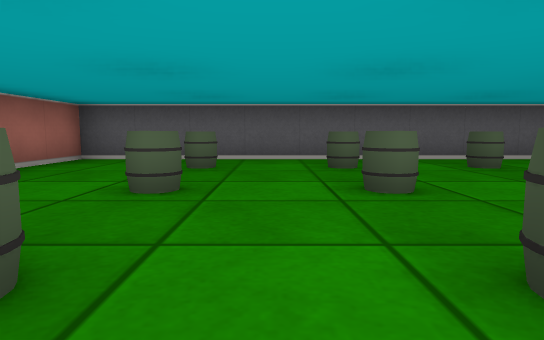
View 1 (above)

24 first-person views from a walk through a cub3D maze. The camera is about half as high as the walls, tilts 6° down and sees 75° across. The floor is counted in squares. Each view is taken from the middle of a square. On the plan, view 1 faces up. The plan holds only what a view shows up to about 9 squares ahead; the rest is blank.

View 2
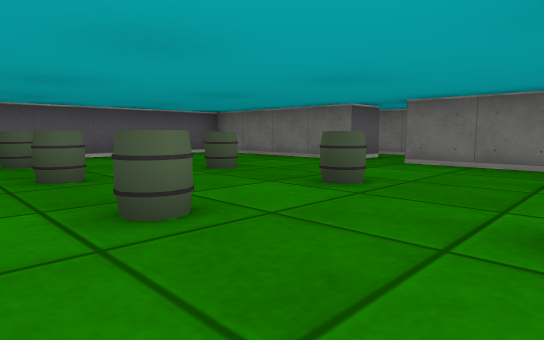

View 3
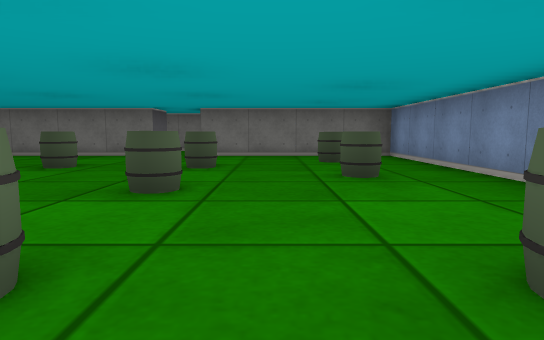

View 4
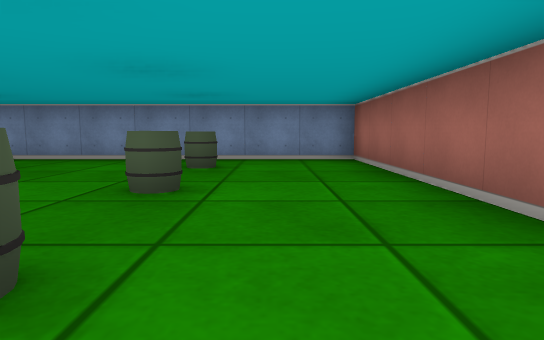

View 5
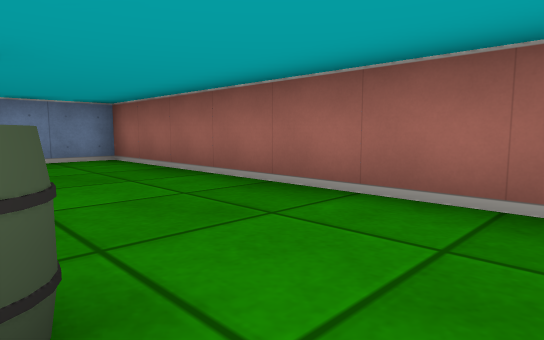

View 6
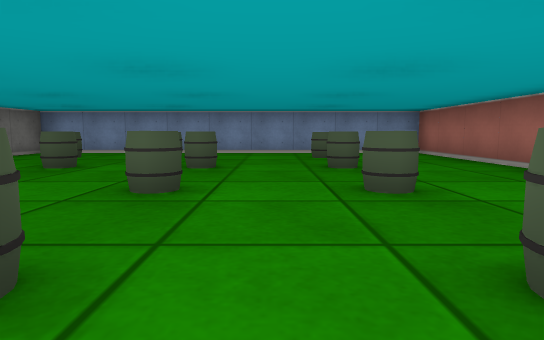

View 7
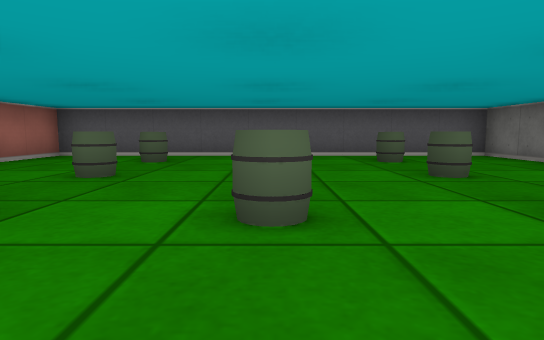

View 8
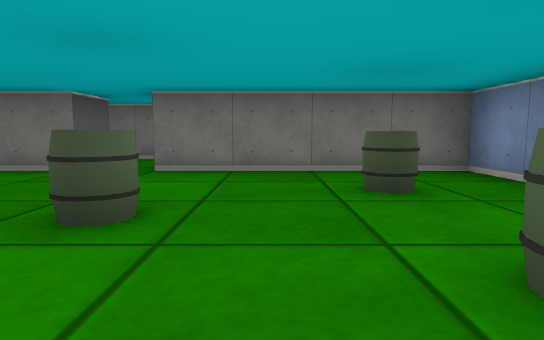

View 9
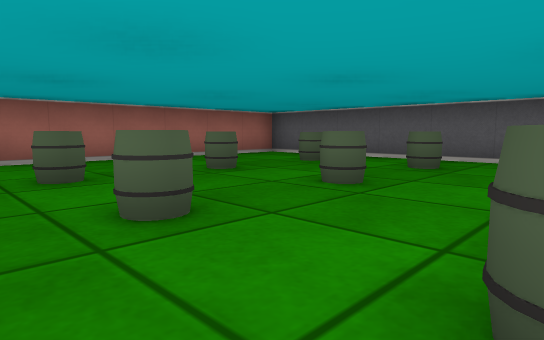

View 10
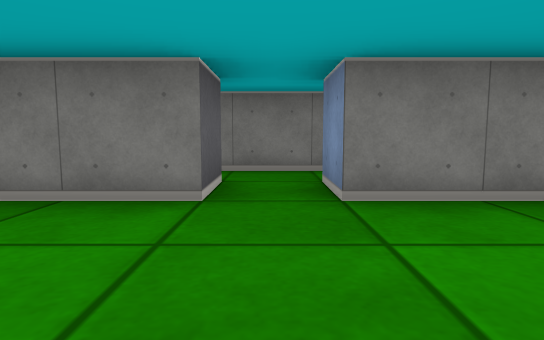

View 11
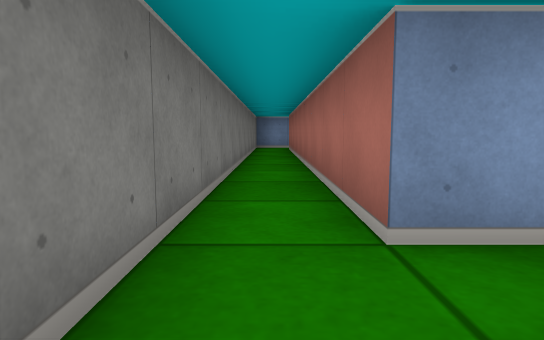

View 12
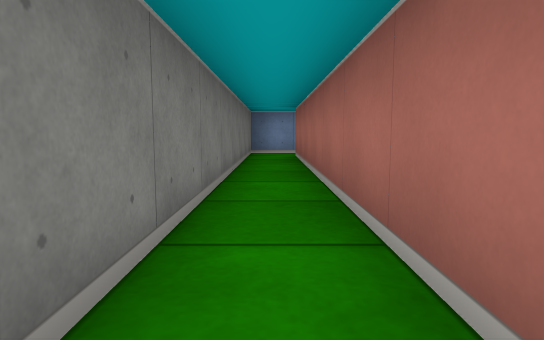

View 13
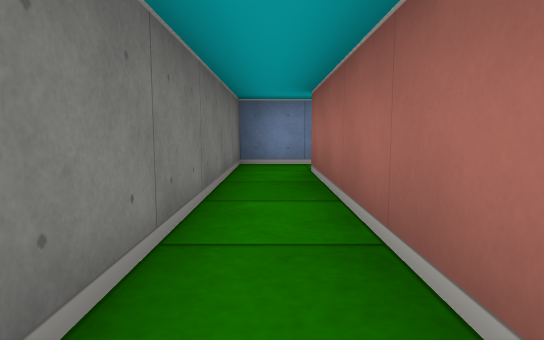

View 14
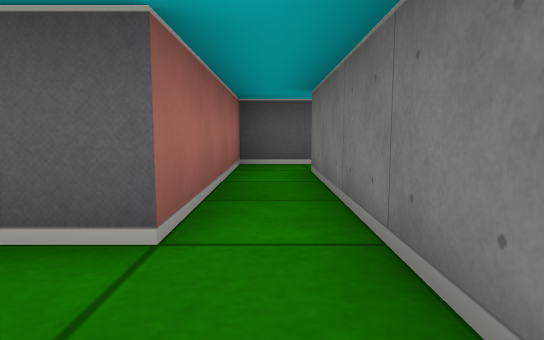

View 15
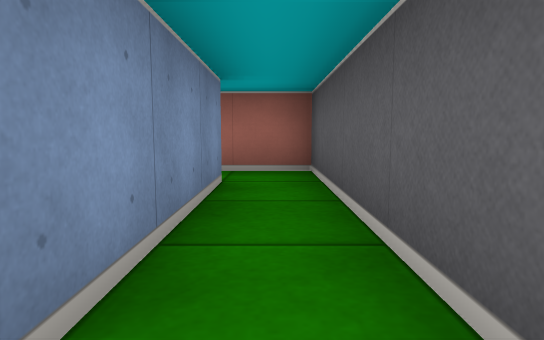

View 16
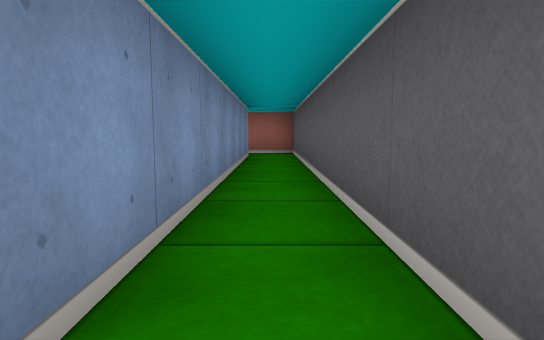

View 17
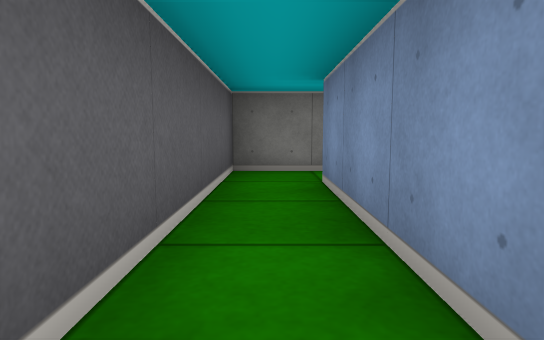

View 18
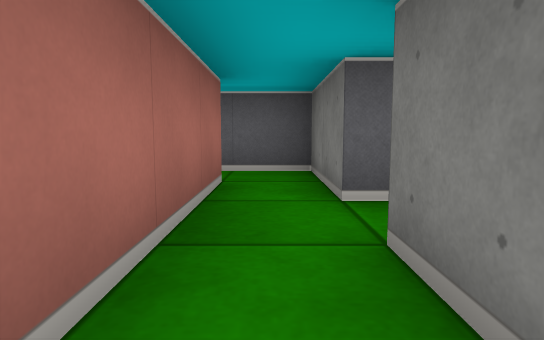

View 19
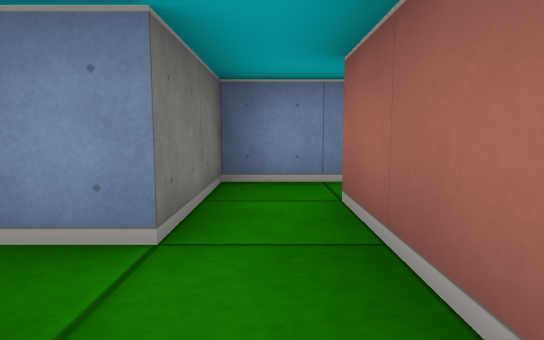

View 20
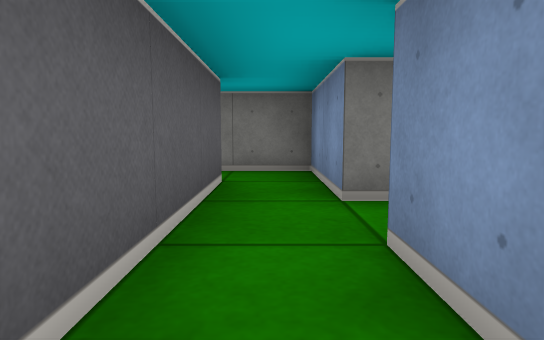

View 21
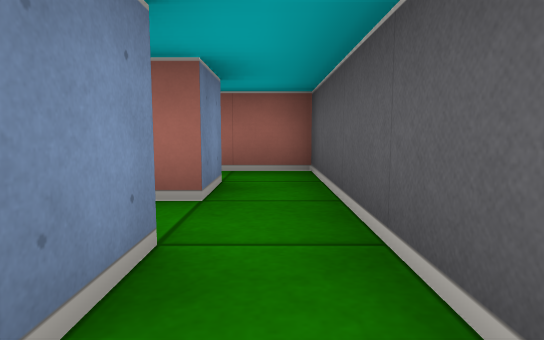

View 22
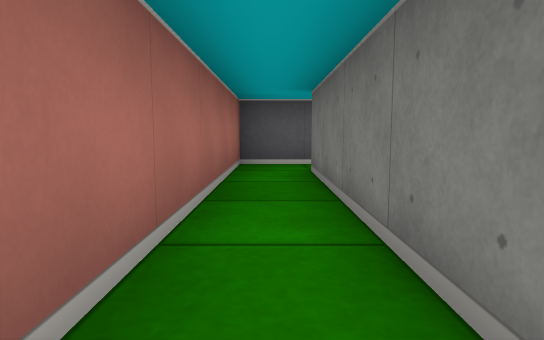

View 23
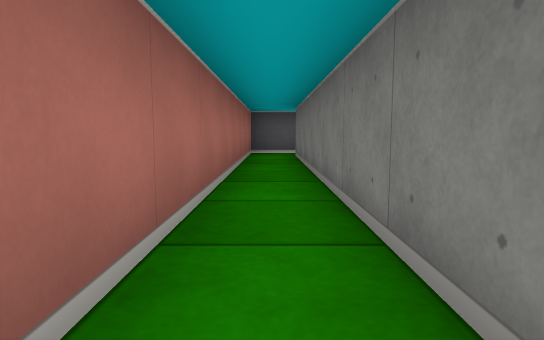

View 24
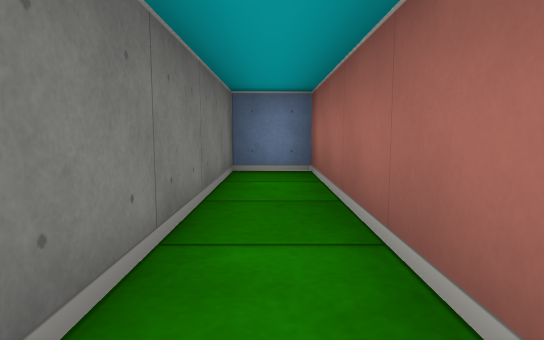

### Floor plan
Points are (right, up) in squares from view 1. A wall is a line through its corners. A room is listed if a view was taken in it or the views show most of it. See-through windows are left out.
Room 1 (views 1, 2, 3, 4, 5, 6, 7, 8, 9, 10)
walls: (5.5, 2.5) (5.5, 6.5) (-3.5, 6.5) (-3.5, -2.5) (5.5, -2.5) (5.5, 1.5)
ways out: opening at (6, 2) to room 2
objects: barrel (-1, -1); barrel (-1, 1); barrel (-1, 3); barrel (-1, 5); barrel (1, 1); barrel (1, 3); barrel (1, 5); barrel (2, -1); barrel (3, 1); barrel (3, 3); barrel (3, 5); barrel (4, -1)
Room 2 (views 11, 12, 13, 14, 15, 16, 17, 19)
walls: (5.5, 1.5) (6.5, 1.5) (6.5, -7.5); (15.5, 4.5) (15.5, 6.5) (6.5, 6.5) (6.5, 2.5) (5.5, 2.5); (6.4, -8.5) (7.5, -8.5) (7.5, 5.5) (14.5, 5.5) (14.5, 4.5)
ways out: opening at (6, 2) to room 1; opening at (15, 5) to room 5; opening at (6, -8)
Room 3 (views 18, 21)
walls: (14.5, 1.5) (15.5, 1.5) (15.5, 2.5)
ways out: opening at (15, 3) to room 5; opening at (14, 2) to room 6
Room 4 (views 20, 22, 23, 24)
walls: (12.5, 2.5) (10.5, 2.5) (10.5, -6.5) (11.5, -6.5) (11.5, 1.5) (12.5, 1.5)
ways out: opening at (12, 2) to room 6
Room 5 (no view inside)
walls: (14.5, 4.5) (14.5, 2.5); (15.5, 2.5) (15.5, 3.5) (16.2, 3.5)
ways out: opening at (15, 5) to room 2; opening at (15, 3) to room 3; opening at (16, 4)
Room 6 (no view inside)
walls: (12.5, 1.5) (12.5, 1.1); (13.5, 1.5) (14.5, 1.5); (14.5, 2.5) (12.5, 2.5)
ways out: opening at (14, 2) to room 3; opening at (12, 2) to room 4; opening at (13, 1)

Where each view was taken, in squares from view 1:
view 1: 0 up, 0 right, facing up
view 2: 1 down, 0 right, facing up-right
view 3: 0 up, 2 left, facing right
view 4: 4 up, 2 left, facing down
view 5: 4 up, 1 left, facing down-left
view 6: 6 up, 0 right, facing down
view 7: 1 down, 1 right, facing up
view 8: 0 up, 1 right, facing right
view 9: 0 up, 3 right, facing up-left
view 10: 2 up, 3 right, facing right
view 11: 3 up, 7 right, facing down
view 12: 0 up, 7 right, facing down
view 13: 3 down, 7 right, facing down
view 14: 1 up, 7 right, facing up
view 15: 6 up, 11 right, facing left
view 16: 6 up, 15 right, facing left
view 17: 6 up, 11 right, facing right
view 18: 2 up, 15 right, facing up
view 19: 5 up, 15 right, facing down
view 20: 2 up, 11 right, facing right
view 21: 2 up, 15 right, facing left
view 22: 3 down, 11 right, facing up
view 23: 6 down, 11 right, facing up
view 24: 2 down, 11 right, facing down
